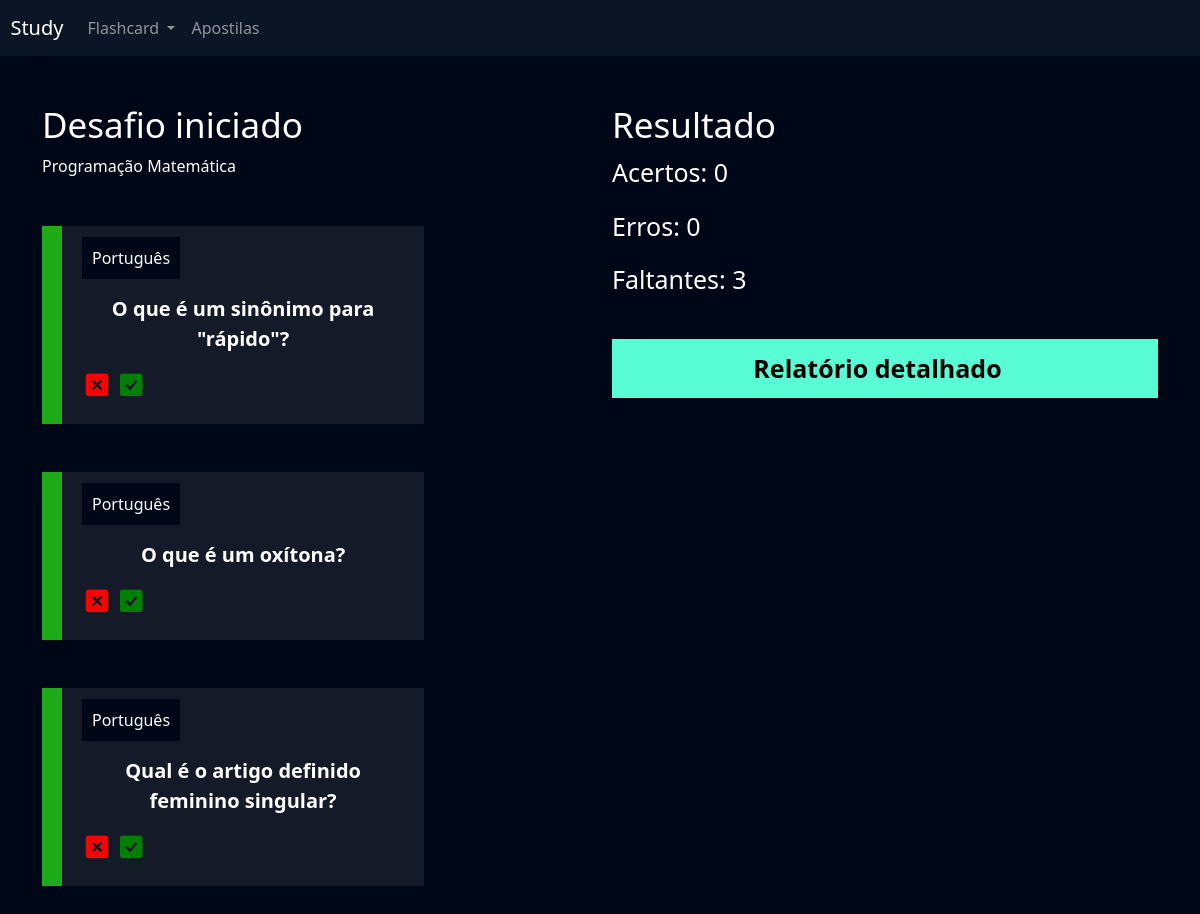
Page /flashcard/desafio/71 on the committed database.
### flashcard/models.py (models this page shows, shortened)
class FlashcardDesafio(models.Model):
    flashcard = models.ForeignKey(Flashcard, on_delete=models.DO_NOTHING)
    respondido = models.BooleanField(default=False)
    acertou = models.BooleanField(default=False)

class Flashcard(models.Model):
    DIFICULDADE_CHOICES = (('D', 'Difícil'), ('M', 'Médio'), ('F', 'Fácil'))
    user = models.ForeignKey(User, on_delete=models.DO_NOTHING)
    pergunta = models.CharField(max_length=100)
    resposta = models.TextField()
    categoria = models.ForeignKey(Categoria, on_delete=models.DO_NOTHING)
    dificuldade = models.CharField(max_length=1, choices=DIFICULDADE_CHOICES)
    @property
    def css_dificuldade(self):
        if self.dificuldade == 'F':
            return 'flashcard-facil'
        elif self.dificuldade == 'M':
            return 'flashcard-medio'
        elif self.dificuldade == 'D':
            return 'flashcard-dificil'

class Categoria(models.Model):
    nome = models.CharField(max_length=20)
    def __str__(self):
        return self.nome

### flashcard/views.py (the view)
# urls.py: path('desafio/<int:id>', views.desafio, name='desafio'),
def desafio(request, id):
    desafio = Desafio.objects.get(id=id)
    if request.method == 'GET':
        acertos = desafio.flashcards.filter(
            respondido=True).filter(acertou=True).count()
        erros = desafio.flashcards.filter(
            respondido=True).filter(acertou=False).count()
        faltantes = desafio.flashcards.filter(respondido=False).count()
        return render(request, 'desafio.html', {'desafio': desafio, 'acertos': acertos, 'erros': erros, 'faltantes': faltantes})

### flashcard/templates/desafio.html (shortened to what this page needs)
{% extends "base.html" %}
{% load static %}
{% block 'cabecalho' %}
<link href="{% static 'usuarios/css/cadastro.css' %}" rel="stylesheet" />
<link href="{% static 'flashcard/css/novo_flashcard.css' %}" rel="stylesheet" />
<link href="{% static 'flashcard/css/iniciar_desafio.css' %}" rel="stylesheet" />
<link href="{% static 'flashcard/css/desafio.css' %}" rel="stylesheet" />
<link href="https://unpkg.com/boxicons@2.1.4/css/boxicons.min.css"rel="stylesheet"/>
{% endblock 'cabecalho' %}
{% block 'conteudo' %}
{% include "partials/header.html" %}
<div class="container">
  <br />
  <br />
  <div class="row">
    <div class="col-md">
      <h3 class="fonte-secundaria">Desafio iniciado</h3>
      <span class="badge-categoria">Programação</span>
      <span class="badge-categoria">Matemática</span>
      <br />
      <br />
      <br />
      {% for flash in desafio.flashcards.all %}
      <div class="box-new-flashcard {% if flash.respondido %} op2 {% endif %}">
          <div class="flashcard {{ flash.flashcard.css_dificuldade }}">
            <div class="flashcard-categoria">{{flash.flashcard.categoria}}</div>
            <br />
            <br />
            <div class="flashcard-box-item" onclick="flip_card({{flash.id}})">
              <p class="flashcard-item">{{flash.flashcard.pergunta}}</p>
            </div>
            {% if not flash.respondido %}
            <div class="responder">
              <a
                href="{% url 'responder_flashcard' flash.id %}?acertou=0&desafio_id={{desafio.id}}"
                ><i class="bx bxs-x-square icone-vermelho"></i></a>
              <a href="{% url 'responder_flashcard' flash.id %}?acertou=1&desafio_id={{desafio.id}}"
                ><i class="bx bxs-check-square icone-verde"></i
              ></a>
            </div>
            {% else %} {% if flash.acertou %}
            <span class="badge bg-success">Acertou!</span>
            {% else %}
            <span class="badge bg-danger">Errou!</span>
            {% endif %} {% endif %}
          </div>
      </div>
      <br />
      <br />
      {% endfor %}
    </div>
    <div class="col-md">
      <h3 class="fonte-secundaria">Resultado</h3>
      <p class="fonte-p">Acertos: {{acertos}}</p>
      <p class="fonte-p">Erros: {{erros}}</p>
      <p class="fonte-p">Faltantes: {{faltantes}}</p>
      <br />
      <a class="btn-cadastro btn-desafio" href="{% url 'relatorio' desafio.id %}">Relatório detalhado</a>
    </div>
  </div>
</div>
{% endblock 'conteudo' %}

### templates/static/geral/css/base.css (style rules this page uses)
:root { --main-color: #0b1526; --dark-color: #000716; --secondary-dark-color: rgb(15, 2, 26); --light-color: #00c1f3; --contrast-color: #f4c96b; --differential-color: #58fcd5; AULA 1 5 }
body { background-color: var(--dark-color) !important; color: white !important; }

### templates/static/usuarios/css/cadastro.css (style rules this page uses)
* { margin: 0; padding: 0; }
.btn-cadastro { padding: 10px; background-color: #58fcd5; border: none; border: 1px solid #58fcd5; font-size: 18px; font-weight: bold; AULA 1 6 padding-left: 25px; padding-right: 25px; }

### templates/static/flashcard/css/novo_flashcard.css (style rules this page uses)
.box-new-flashcard { width: 70%; margin: auto; }
.flashcard { background-color: rgba(255, 255, 255, 0.08); padding: 20px; }
.flashcard-box-item { text-align: center; }
.flashcard p { font-size: 20px; font-weight: bold; cursor: pointer; }
.flashcard-facil { border-left: 20px solid #1dab1a; }
.flashcard-categoria { background-color: var(--dark-color); display: inline; padding: 10px; }

### templates/static/flashcard/css/iniciar_desafio.css (style rules this page uses)
.fonte-secundaria { font-size: 35px; }

### templates/static/flashcard/css/desafio.css (style rules this page uses)
.box-new-flashcard { margin: 0; }
.icone-vermelho { color: red; font-size: 30px; }
.icone-verde { color: green; font-size: 30px; }
.fonte-p { font-size: 25px; }
.btn-desafio { width: 100% !important; color: black; text-decoration: none; display: block; text-align: center; font-size: 25px; }

### rows in the picture
FlashcardDesafio: flashcard.categoria "Português", flashcard.pergunta "O que é um sinônimo para \"rápido\"?"
FlashcardDesafio: flashcard.categoria "Português", flashcard.pergunta "O que é um oxítona?"
FlashcardDesafio: flashcard.categoria "Português", flashcard.pergunta "Qual é o artigo definido feminino singular?"

### other values in the picture
{{ acertos }} "0"
{{ erros }} "0"
{{ faltantes }} "3"
